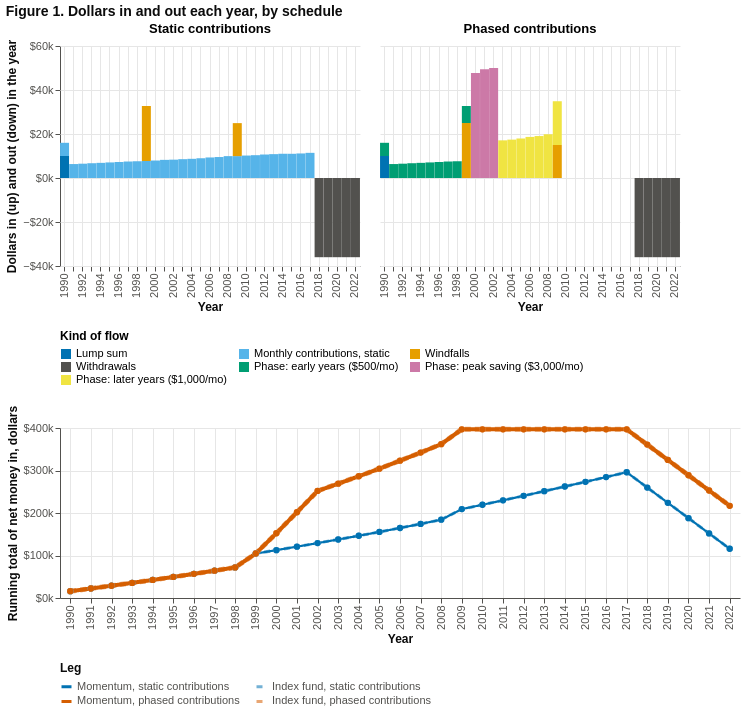

Here is the notebook cell this chart was saved with:
### Markdown cell above
**Figure 1.** Top: dollars in and out each year, stacked by kind, for the static schedule (left) and the phased schedule (right, with the contributions stacked by phase). Bottom: the running total of net money in (contributions less withdrawals) for the four legs. **Colour is the contribution schedule (blue for static, vermillion for phased); a solid line is the screen, a dashed lighter line of the same colour is the index fund that received the same dollars on the same days; the dotted line is the net money put in.** Because the index fund is fed the same dollars, each dashed line runs exactly under the solid line of its schedule. **Tooltip:** on a bar, the schedule, year, kind of flow, dollars and number of flows that year; on the running total, the year end, the leg and the net money in so far. Hover over any mark for its exact values; drag to pan and scroll to zoom (JupyterLab or VS Code; elsewhere the picture is static).

### Code cell
show(pch.compare_flows_chart({s: R[s] for s in SCHEDS}, SCREEN, title="Figure 1. Dollars in and out each year, by schedule"))

kinds = {"initial": "Lump sum", "periodic": "Monthly contributions", "extra": "Windfalls", "withdrawal": "Withdrawals"}
tab1 = pd.DataFrame({(sched_name(s).capitalize(), c): (FLW[s].groupby("kind")["amount"].size() if c == "Flows" else FLW[s].groupby("kind")["amount"].sum()).reindex(list(kinds))
                     for s in SCHEDS for c in ("Flows", "Dollars")})
tab1.index = list(kinds.values())
tab1.loc["Net money in (the same for the index fund)"] = [v for s in SCHEDS for v in (len(FLW[s]), FLW[s]["amount"].sum())]
print("Table 1. The flows of the two schedules, 1990-2022 (the index fund receives the same flows)")
tab1.style.format({c: ("{:,.0f}" if c[1] == "Flows" else fmoney) for c in tab1.columns}, na_rep="-")

### Figure 1 — Vega-Lite specification as saved in the notebook (floating-point values rounded to 4 significant figures; data arrays with more than 128 entries replaced by an {"elided": "..."} marker saying what was removed)
{"$schema": "https://vega.github.io/schema/vega-lite/v5.20.1.json", "config": {"axis": {"domainColor": "#52514e", "grid": true, "gridColor": "#E6E6E6", "labelColor": "#52514e", "labelFontSize": 11, "tickColor": "#52514e", "titleColor": "#0b0b0b", "titleFontSize": 12}, "legend": {"labelFontSize": 11, "titleFontSize": 12}, "title": {"anchor": "start", "color": "#0b0b0b", "fontSize": 14, "subtitleColor": "#52514e"}, "view": {"continuousHeight": 300, "continuousWidth": 300, "stroke": null}}, "datasets": {"data-098a18a203150370804bbb34ffcb42c5": [{"amount": 10000.0, "flows": 1, "kind": "Lump sum", "order": 0, "schedule": "Static contributions", "year": 1990}, {"amount": 6000.0, "flows": 12, "kind": "Monthly contributions, static", "order": 1, "schedule": "Static contributions", "year": 1990}, {"amount": 6339.0, "flows": 12, "kind": "Monthly contributions, static", "order": 1, "schedule": "Static contributions", "year": 1991}, {"amount": 6504.0, "flows": 12, "kind": "Monthly contributions, static", "order": 1, "schedule": "Static contributions", "year": 1992}, {"amount": 6716.0, "flows": 12, "kind": "Monthly contributions, static", "order": 1, "schedule": "Static contributions", "year": 1993}, {"amount": 6885.0, "flows": 12, "kind": "Monthly contributions, static", "order": 1, "schedule": "Static contributions", "year": 1994}, {"amount": 7078.0, "flows": 12, "kind": "Monthly contributions, static", "order": 1, "schedule": "Static contributions", "year": 1995}, {"amount": 7272.0, "flows": 12, "kind": "Monthly contributions, static", "order": 1, "schedule": "Static contributions", "year": 1996}, {"amount": 7493.0, "flows": 12, "kind": "Monthly contributions, static", "order": 1, "schedule": "Static contributions", "year": 1997}, {"amount": 7611.0, "flows": 12, "kind": "Monthly contributions, static", "order": 1, "schedule": "Static contributions", "year": 1998}, {"amount": 7738.0, "flows": 12, "kind": "Monthly contributions, static", "order": 1, "schedule": "Static contributions", "year": 1999}, {"amount": 25000.0, "flows": 1, "kind": "Windfalls", "order": 2, "schedule": "Static contributions", "year": 1999}, {"amount": 7950.0, "flows": 12, "kind": "Monthly contributions, static", "order": 1, "schedule": "Static contributions", "year": 2000}, {"amount": 8246.0, "flows": 12, "kind": "Monthly contributions, static", "order": 1, "schedule": "Static contributions", "year": 2001}, {"amount": 8341.0, "flows": 12, "kind": "Monthly contributions, static", "order": 1, "schedule": "Static contributions", "year": 2002}, {"amount": 8557.0, "flows": 12, "kind": "Monthly contributions, static", "order": 1, "schedule": "Static contributions", "year": 2003}, {"amount": 8722.0, "flows": 12, "kind": "Monthly contributions, static", "order": 1, "schedule": "Static contributions", "year": 2004}, {"amount": 8981.0, "flows": 12, "kind": "Monthly contributions, static", "order": 1, "schedule": "Static contributions", "year": 2005}, {"amount": 9339.0, "flows": 12, "kind": "Monthly contributions, static", "order": 1, "schedule": "Static contributions", "year": 2006}, {"amount": 9533.0, "flows": 12, "kind": "Monthly contributions, static", "order": 1, "schedule": "Static contributions", "year": 2007}, {"amount": 9941.0, "flows": 12, "kind": "Monthly contributions, static", "order": 1, "schedule": "Static contributions", "year": 2008}, {"amount": 9944.0, "flows": 12, "kind": "Monthly contributions, static", "order": 1, "schedule": "Static contributions", "year": 2009}, {"amount": 15000.0, "flows": 1, "kind": "Windfalls", "order": 2, "schedule": "Static contributions", "year": 2009}, {"amount": 10210.0, "flows": 12, "kind": "Monthly contributions, static", "order": 1, "schedule": "Static contributions", "year": 2010}, {"amount": 10370.0, "flows": 12, "kind": "Monthly contributions, static", "order": 1, "schedule": "Static contributions", "year": 2011}, {"amount": 10670.0, "flows": 12, "kind": "Monthly contributions, static", "order": 1, "schedule": "Static contributions", "year": 2012}, {"amount": 10850.0, "flows": 12, "kind": "Monthly contributions, static", "order": 1, "schedule": "Static contributions", "year": 2013}, {"amount": 11020.0, "flows": 12, "kind": "Monthly contributions, static", "order": 1, "schedule": "Static contributions", "year": 2014}, {"amount": 11010.0, "flows": 12, "kind": "Monthly contributions, static", "order": 1, "schedule": "Static contributions", "year": 2015}, {"amount": 11160.0, "flows": 12, "kind": "Monthly contributions, static", "order": 1, "schedule": "Static contributions", "year": 2016}, {"amount": 11440.0, "flows": 12, "kind": "Monthly contributions, static", "order": 1, "schedule": "Static contributions", "year": 2017}, {"amount": -36000.0, "flows": 12, "kind": "Withdrawals", "order": 3, "schedule": "Static contributions", "year": 2018}, {"amount": -36000.0, "flows": 12, "kind": "Withdrawals", "order": 3, "schedule": "Static contributions", "year": 2019}, {"amount": -36000.0, "flows": 12, "kind": "Withdrawals", "order": 3, "schedule": "Static contributions", "year": 2020}, {"amount": -36000.0, "flows": 12, "kind": "Withdrawals", "order": 3, "schedule": "Static contributions", "year": 2021}, {"amount": -36000.0, "flows": 12, "kind": "Withdrawals", "order": 3, "schedule": "Static contributions", "year": 2022}, {"amount": 10000.0, "flows": 1, "kind": "Lump sum", "order": 0, "schedule": "Phased contributions", "year": 1990}, {"amount": 6000.0, "flows": 12, "kind": "Phase: early years ($500/mo)", "order": 4, "schedule": "Phased contributions", "year": 1990}, {"amount": 6339.0, "flows": 12, "kind": "Phase: early years ($500/mo)", "order": 4, "schedule": "Phased contributions", "year": 1991}, {"amount": 6504.0, "flows": 12, "kind": "Phase: early years ($500/mo)", "order": 4, "schedule": "Phased contributions", "year": 1992}, {"amount": 6716.0, "flows": 12, "kind": "Phase: early years ($500/mo)", "order": 4, "schedule": "Phased contributions", "year": 1993}, {"amount": 6885.0, "flows": 12, "kind": "Phase: early years ($500/mo)", "order": 4, "schedule": "Phased contributions", "year": 1994}, {"amount": 7078.0, "flows": 12, "kind": "Phase: early years ($500/mo)", "order": 4, "schedule": "Phased contributions", "year": 1995}, {"amount": 7272.0, "flows": 12, "kind": "Phase: early years ($500/mo)", "order": 4, "schedule": "Phased contributions", "year": 1996}, {"amount": 7493.0, "flows": 12, "kind": "Phase: early years ($500/mo)", "order": 4, "schedule": "Phased contributions", "year": 1997}, {"amount": 7611.0, "flows": 12, "kind": "Phase: early years ($500/mo)", "order": 4, "schedule": "Phased contributions", "year": 1998}, {"amount": 7738.0, "flows": 12, "kind": "Phase: early years ($500/mo)", "order": 4, "schedule": "Phased contributions", "year": 1999}, {"amount": 25000.0, "flows": 1, "kind": "Windfalls", "order": 2, "schedule": "Phased contributions", "year": 1999}, {"amount": 47700.0, "flows": 12, "kind": "Phase: peak saving ($3,000/mo)", "order": 5, "schedule": "Phased contributions", "year": 2000}, {"amount": 49480.0, "flows": 12, "kind": "Phase: peak saving ($3,000/mo)", "order": 5, "schedule": "Phased contributions", "year": 2001}, {"amount": 50040.0, "flows": 12, "kind": "Phase: peak saving ($3,000/mo)", "order": 5, "schedule": "Phased contributions", "year": 2002}, {"amount": 17110.0, "flows": 12, "kind": "Phase: later years ($1,000/mo)", "order": 6, "schedule": "Phased contributions", "year": 2003}, {"amount": 17440.0, "flows": 12, "kind": "Phase: later years ($1,000/mo)", "order": 6, "schedule": "Phased contributions", "year": 2004}, {"amount": 17960.0, "flows": 12, "kind": "Phase: later years ($1,000/mo)", "order": 6, "schedule": "Phased contributions", "year": 2005}, {"amount": 18680.0, "flows": 12, "kind": "Phase: later years ($1,000/mo)", "order": 6, "schedule": "Phased contributions", "year": 2006}, {"amount": 19070.0, "flows": 12, "kind": "Phase: later years ($1,000/mo)", "order": 6, "schedule": "Phased contributions", "year": 2007}, {"amount": 19880.0, "flows": 12, "kind": "Phase: later years ($1,000/mo)", "order": 6, "schedule": "Phased contributions", "year": 2008}, {"amount": 19890.0, "flows": 12, "kind": "Phase: later years ($1,000/mo)", "order": 6, "schedule": "Phased contributions", "year": 2009}, {"amount": 15000.0, "flows": 1, "kind": "Windfalls", "order": 2, "schedule": "Phased contributions", "year": 2009}, {"amount": -36000.0, "flows": 12, "kind": "Withdrawals", "order": 3, "schedule": "Phased contributions", "year": 2018}, {"amount": -36000.0, "flows": 12, "kind": "Withdrawals", "order": 3, "schedule": "Phased contributions", "year": 2019}, {"amount": -36000.0, "flows": 12, "kind": "Withdrawals", "order": 3, "schedule": "Phased contributions", "year": 2020}, {"amount": -36000.0, "flows": 12, "kind": "Withdrawals", "order": 3, "schedule": "Phased contributions", "year": 2021}, {"amount": -36000.0, "flows": 12, "kind": "Withdrawals", "order": 3, "schedule": "Phased contributions", "year": 2022}], "data-a80ccd229ef982eec4725ee6c0bd2c89": {"elided": "132 records"}}, "resolve": {"scale": {"color": "independent", "strokeDash": "independent"}}, "title": "Figure 1. Dollars in and out each year, by schedule", "vconcat": [{"data": {"name": "data-098a18a203150370804bbb34ffcb42c5"}, "encoding": {"color": {"field": "kind", "legend": {"columns": 3, "orient": "bottom", "title": "Kind of flow"}, "scale": {"domain": ["Lump sum", "Monthly contributions, static", "Windfalls", "Withdrawals", "Phase: early years ($500/mo)", "Phase: peak saving ($3,000/mo)", "Phase: later years ($1,000/mo)"], "range": ["#0072B2", "#56B4E9", "#E69F00", "#52514e", "#009E73", "#CC79A7", "#F0E442"]}, "sort": ["Lump sum", "Monthly contributions, static", "Windfalls", "Withdrawals", "Phase: early years ($500/mo)", "Phase: peak saving ($3,000/mo)", "Phase: later years ($1,000/mo)"], "type": "nominal"}, "column": {"field": "schedule", "header": {"labelFontSize": 13, "labelFontWeight": "bold"}, "sort": ["Static contributions", "Phased contributions"], "title": null, "type": "nominal"}, "order": {"field": "order", "type": "quantitative"}, "tooltip": [{"field": "schedule", "title": "Schedule", "type": "nominal"}, {"field": "year", "title": "Year", "type": "ordinal"}, {"field": "kind", "title": "Kind", "type": "nominal"}, {"field": "amount", "format": "$,.0f", "title": "Dollars in the year", "type": "quantitative"}, {"field": "flows", "title": "Number of flows", "type": "quantitative"}], "x": {"axis": {"labelAngle": -90, "labelOverlap": true}, "field": "year", "title": "Year", "type": "ordinal"}, "y": {"axis": {"format": "$~s"}, "field": "amount", "title": "Dollars in (up) and out (down) in the year", "type": "quantitative"}}, "height": 220, "mark": {"type": "bar", "width": 9}, "width": 300}, {"data": {"name": "data-a80ccd229ef982eec4725ee6c0bd2c89"}, "height": 170, "layer": [{"encoding": {"color": {"field": "series", "legend": {"columns": 2, "labelColor": "#52514e", "labelLimit": 420, "orient": "bottom", "symbolOpacity": 1, "symbolStrokeWidth": 3, "symbolType": "stroke", "title": "Leg", "titleColor": "#0b0b0b"}, "scale": {"domain": ["Momentum, static contributions", "Index fund, static contributions", "Momentum, phased contributions", "Index fund, phased contributions"], "range": ["#0072B2", "#73B1D5", "#D55E00", "#E8A673"]}, "sort": ["Momentum, static contributions", "Index fund, static contributions", "Momentum, phased contributions", "Index fund, phased contributions"], "type": "nominal"}, "opacity": {"field": "series", "legend": null, "scale": {"domain": ["Momentum, static contributions", "Index fund, static contributions", "Momentum, phased contributions", "Index fund, phased contributions"], "range": [1, 1, 1, 1]}, "type": "nominal"}, "strokeDash": {"field": "series", "legend": {"columns": 2, "labelColor": "#52514e", "labelLimit": 420, "orient": "bottom", "symbolOpacity": 1, "symbolStrokeWidth": 3, "symbolType": "stroke", "title": "Leg", "titleColor": "#0b0b0b"}, "scale": {"domain": ["Momentum, static contributions", "Index fund, static contributions", "Momentum, phased contributions", "Index fund, phased contributions"], "range": [[1, 0], [6, 4], [1, 0], [6, 4]]}, "type": "nominal"}, "strokeWidth": {"field": "series", "legend": null, "scale": {"domain": ["Momentum, static contributions", "Index fund, static contributions", "Momentum, phased contributions", "Index fund, phased contributions"], "range": [2.2, 5.0, 2.2, 5.0]}, "type": "nominal"}, "tooltip": [{"field": "year", "title": "End of year", "type": "ordinal"}, {"field": "series", "title": "Leg", "type": "nominal"}, {"field": "dollars", "format": "$,.0f", "title": "Net money in so far", "type": "quantitative"}], "x": {"axis": {"labelAngle": -90}, "field": "year", "title": "Year", "type": "ordinal"}, "y": {"axis": {"format": "$~s"}, "field": "dollars", "title": "Running total of net money in, dollars", "type": "quantitative"}}, "mark": {"type": "line"}}, {"encoding": {"color": {"field": "series", "legend": {"columns": 2, "labelColor": "#52514e", "labelLimit": 420, "orient": "bottom", "symbolOpacity": 1, "symbolStrokeWidth": 3, "symbolType": "stroke", "title": "Leg", "titleColor": "#0b0b0b"}, "scale": {"domain": ["Momentum, static contributions", "Index fund, static contributions", "Momentum, phased contributions", "Index fund, phased contributions"], "range": ["#0072B2", "#73B1D5", "#D55E00", "#E8A673"]}, "sort": ["Momentum, static contributions", "Index fund, static contributions", "Momentum, phased contributions", "Index fund, phased contributions"], "type": "nominal"}, "opacity": {"field": "series", "legend": null, "scale": {"domain": ["Momentum, static contributions", "Index fund, static contributions", "Momentum, phased contributions", "Index fund, phased contributions"], "range": [1, 1, 1, 1]}, "type": "nominal"}, "strokeDash": {"field": "series", "legend": {"columns": 2, "labelColor": "#52514e", "labelLimit": 420, "orient": "bottom", "symbolOpacity": 1, "symbolStrokeWidth": 3, "symbolType": "stroke", "title": "Leg", "titleColor": "#0b0b0b"}, "scale": {"domain": ["Momentum, static contributions", "Index fund, static contributions", "Momentum, phased contributions", "Index fund, phased contributions"], "range": [[1, 0], [6, 4], [1, 0], [6, 4]]}, "type": "nominal"}, "strokeWidth": {"field": "series", "legend": null, "scale": {"domain": ["Momentum, static contributions", "Index fund, static contributions", "Momentum, phased contributions", "Index fund, phased contributions"], "range": [2.2, 5.0, 2.2, 5.0]}, "type": "nominal"}, "tooltip": [{"field": "year", "title": "End of year", "type": "ordinal"}, {"field": "series", "title": "Leg", "type": "nominal"}, {"field": "dollars", "format": "$,.0f", "title": "Net money in so far", "type": "quantitative"}], "x": {"axis": {"labelAngle": -90}, "field": "year", "title": "Year", "type": "ordinal"}, "y": {"axis": {"format": "$~s"}, "field": "dollars", "title": "Running total of net money in, dollars", "type": "quantitative"}}, "mark": {"filled": true, "size": 40, "type": "point"}}], "width": 680}]}
